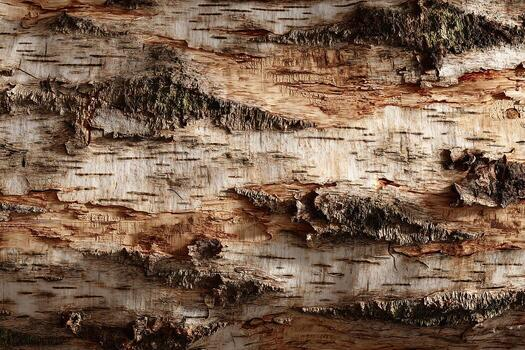
#> input picture image-search/birch-tree-bark-texture-white-with-black-1.jpg, 525 x 350 px, found by its file name; its folder holds only this picture in this run
$ python -i photo_pipes.py   (imports and definitions only)
#> lines starting #> are read from the running program, lines starting #| are printed output that depends on the picture
# -*- coding: utf-8 -*-
"""
Photo pipeline: real photos -> seamless 512px PBR texture sets for the
Atta Ultra-Real pack. All transforms are numpy-side so every emitted map
(color / height / MERS) stays perfectly in register.
"""
import os, json
import numpy as np
from PIL import Image, ImageFilter

SIZE = 512
HERE = os.path.dirname(os.path.abspath(__file__))
SRC = os.path.join(HERE, "..", "image-search")
AI = os.path.join(HERE, "..", "textures-ai")


# ---------------------------------------------------------------- io -------
def load(fname):
    """AI-generated sources win over scraped web photos."""
    for base in (AI, SRC):
        p = os.path.join(base, fname)
        if os.path.exists(p):
            # exact stem match for the AI dir too (ai:foo.png referenced bare)
            return Image.open(p).convert("RGB")
#> returned value is the input picture: PIL image 525x350 RGB; mean R, G, B 124.4, 98.3, 79.1
    p = os.path.join(SRC, fname)
    if not os.path.exists(p):
        raise FileNotFoundError(p)
    return Image.open(p).convert("RGB")


def center_square(img, frac=1.0, dx=0.0, dy=0.0):
    """Center square crop; frac<1 crops tighter, dx/dy shift in [-0.5,0.5]."""
#> called with frac = 1, dx = 0, dy = 0
    w, h = img.size
#> w = 525; h = 350
    s = min(w, h) * frac
#> s = 350
    cx = w / 2 + dx * (w - s)
#> cx = 262.5
    cy = h / 2 + dy * (h - s)
#> cy = 175
    x0 = int(max(0, min(w - s, cx - s / 2)))
#> x0 = 87
    y0 = int(max(0, min(h - s, cy - s / 2)))
#> y0 = 0
    return img.crop((x0, y0, x0 + int(s), y0 + int(s)))
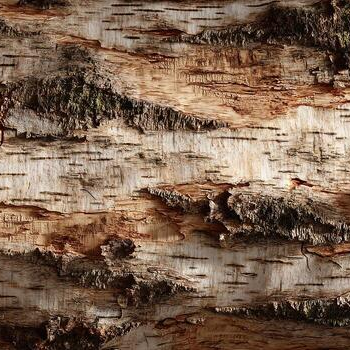
#> returned value: PIL image 350x350 RGB; mean R, G, B 124.3, 98.5, 79.4


def to512(img):
    return np.asarray(img.resize((SIZE, SIZE), Image.LANCZOS), np.float32)
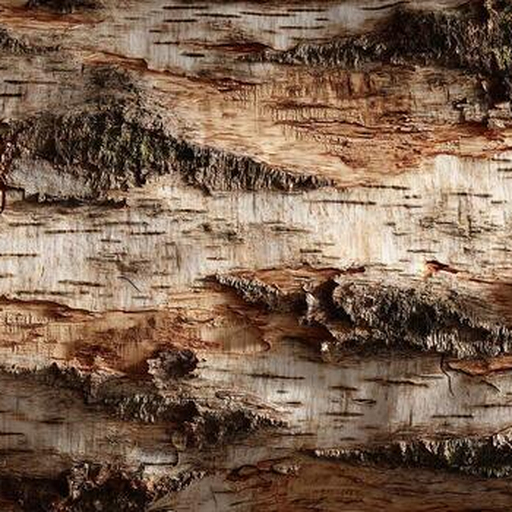
#> returned value: shape (512, 512, 3) float32; mean of channels 0, 1, 2 124.3, 98.5, 79.5; drawn as R, G, B


def photo(fname, size=SIZE, frac=1.0, dx=0.0, dy=0.0, tile=True, feather=0,
          rot=0):
    """Load photo -> square crop -> resize -> optional seamless-ify."""
    img = load(fname)
    if rot:
        img = img.rotate(rot, expand=True)
    img = center_square(img, frac, dx, dy)
    arr = to512(img)
    if tile:
        arr = make_seamless(arr, feather or size // 10)
    return arr


def make_seamless(arr, feather=None):
    """Blend borders with a half-offset copy so the texture tiles."""
#> called with feather = 51
    n = SIZE
    f = feather or n // 10
    rolled = np.roll(np.roll(arr, n // 2, 0), n // 2, 1)
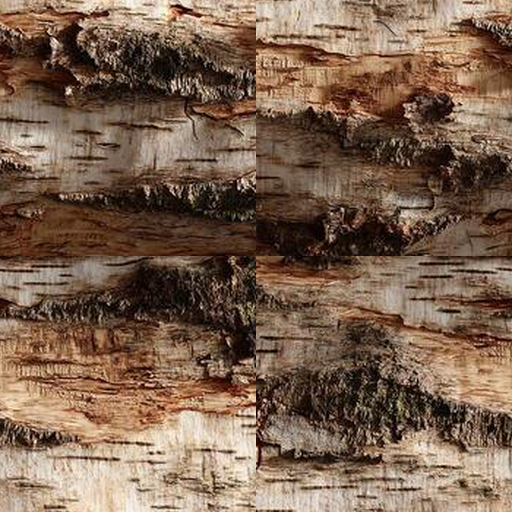
#> rolled: shape (512, 512, 3) float32; mean R, G, B 124.3, 98.5, 79.5
    t = (np.arange(n, dtype=np.float32) + 0.5) / n
    # weight 1 at the very border -> 0 after feather zone
    wl = np.clip((f / n - t) * n / f, 0, 1)
    wr = np.clip((t - (1 - f / n)) * n / f, 0, 1)
    w1 = wl + wr
    w = np.maximum(w1[None, :], w1[:, None])[..., None]
    w = w * w * (3 - 2 * w)
    return arr * (1 - w) + rolled * w
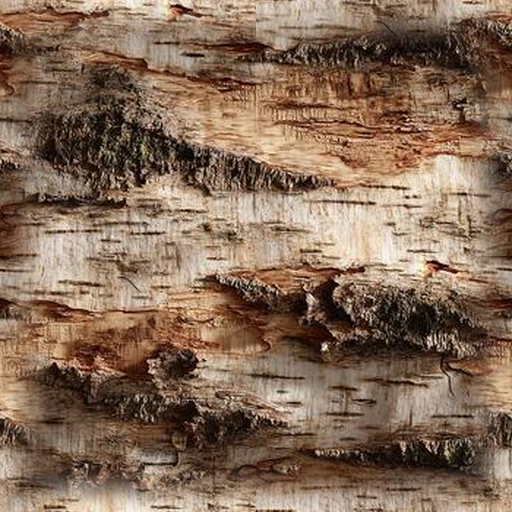
#> returned value: shape (512, 512, 3) float32; mean of channels 0, 1, 2 133.7, 107.7, 87.8; drawn as R, G, B


# ------------------------------------------------------------- grading -----
# [14 lines left out: function grade, not called in this run]


def luminance(arr):
    return (0.299 * arr[:, :, 0] + 0.587 * arr[:, :, 1] +
            0.114 * arr[:, :, 2]) / 255.0


# [116 lines left out: functions height_from, rough_from, blend_noise, crack_overlay, draw_blade_strokes, save_color and 2 more, not called in this run]

>>> result = photo('../image-search/birch-tree-bark-texture-white-with-black-1.jpg')

$ run again, on image-search/birch-tree-bark-texture-white-with-black-3.jpg
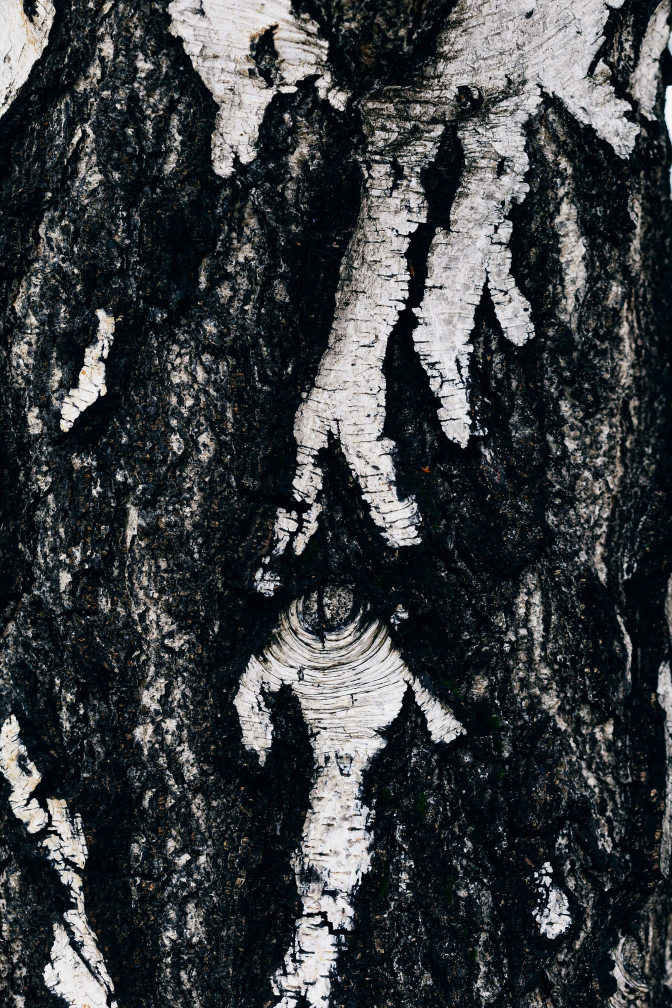
#> input picture image-search/birch-tree-bark-texture-white-with-black-3.jpg, 1344 x 2016 px, found by its file name (shown at 1/2 size)
#> in load, returned value is the input picture: PIL image 1344x2016 RGB; mean R, G, B 57.5, 61.3, 63.8
#> in make_seamless, `rolled = np.roll(np.roll(arr, n // 2, 0), n // 2, 1)`:
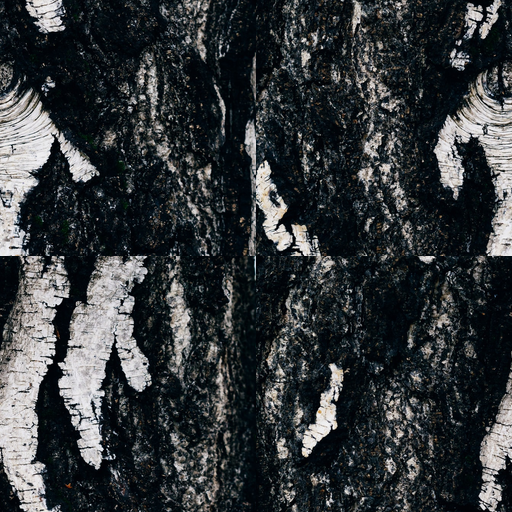
#> rolled: shape (512, 512, 3) float32; mean R, G, B 52, 55.9, 58.4
#> in make_seamless, `return arr * (1 - w) + rolled * w`:
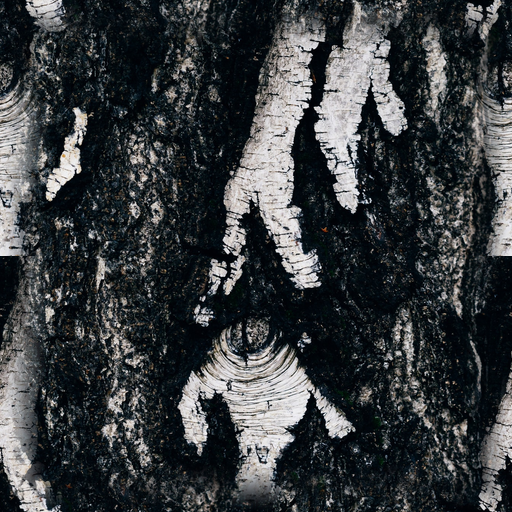
#> returned value: shape (512, 512, 3) float32; mean of channels 0, 1, 2 57.6, 61.2, 63.6; drawn as R, G, B

$ run again, on image-search/dark-green-spruce-pine-needles-texture-c-3.jpg
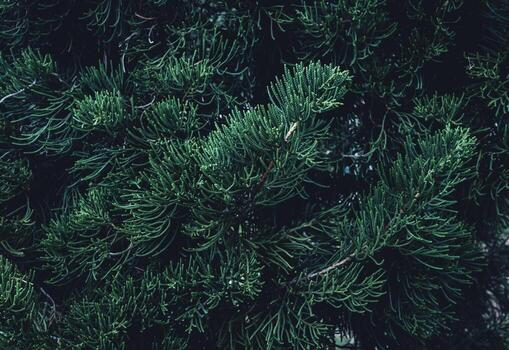
#> input picture image-search/dark-green-spruce-pine-needles-texture-c-3.jpg, 509 x 350 px, found by its file name
#> in load, returned value is the input picture: PIL image 509x350 RGB; mean R, G, B 30.4, 45.5, 46.6
#> in make_seamless, `rolled = np.roll(np.roll(arr, n // 2, 0), n // 2, 1)`:
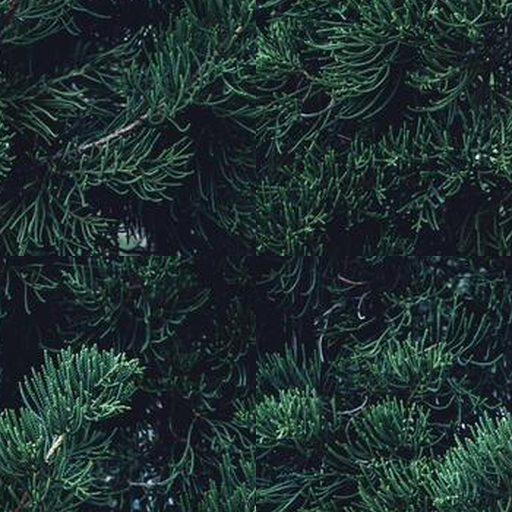
#> rolled: shape (512, 512, 3) float32; mean R, G, B 31.5, 47.8, 47.8
#> in make_seamless, `return arr * (1 - w) + rolled * w`:
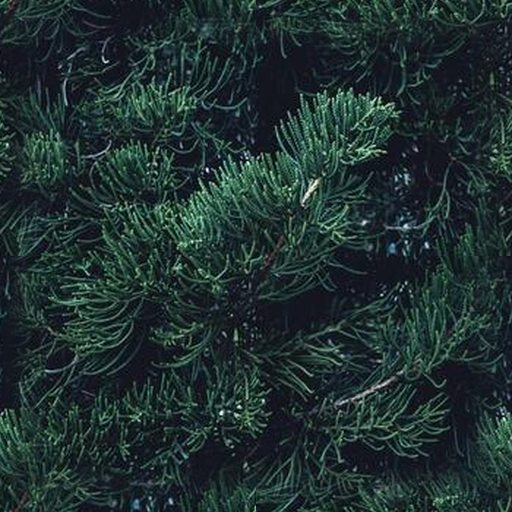
#> returned value: shape (512, 512, 3) float32; mean of channels 0, 1, 2 32.2, 49, 48.5; drawn as R, G, B
